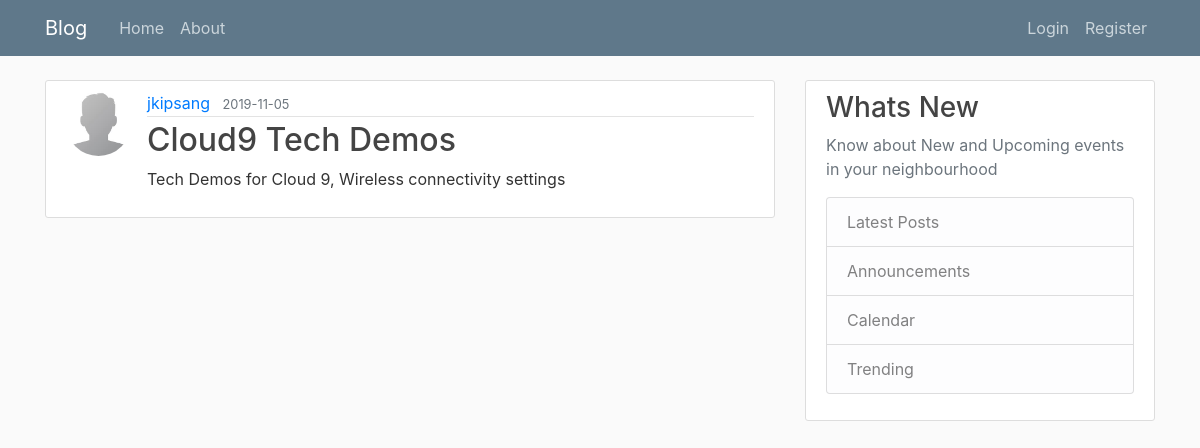
Screenshot of /post/2 with the database file from the repository.
### flaskblog/models.py (models this page shows, shortened)
class User(db.Model, UserMixin):
    id = db.Column(db.Integer, primary_key=True)
    username = db.Column(db.String(20), unique=True, nullable=False)
    email = db.Column(db.String(120), unique=True, nullable=False)
    image_file = db.Column(db.String(20), nullable=False, default='default.jpg')
    password = db.Column(db.String(60), nullable=False)
    posts = db.relationship('Post', backref='author', lazy=True)

class Post(db.Model):
    id = db.Column(db.Integer, primary_key=True)
    title = db.Column(db.String(100), nullable=False)
    date_posted = db.Column(db.DateTime, nullable=False, default=datetime.utcnow)
    content = db.Column(db.Text, nullable=False)
    user_id = db.Column(db.Integer, db.ForeignKey('user.id'), nullable=False)

### flaskblog/posts/routes.py (the view)
@posts.route("/post/<int:post_id>")
def post(post_id):
    post = Post.query.get_or_404(post_id)
    return render_template('post.html', title=post.title, post=post)

### flaskblog/templates/post.html (shortened to what this page needs)
{% extends "layout.html"  %}
{% block content %}
       <article class="media content-section">
           <img class="rounded-circle article-img" src="{{ url_for('static', filename='images/' + post.author.image_file) }}">
          <div class="media-body">
            <div class="article-metadata">
              <a class="mr-2" href="{{ url_for('users.user_posts', username=post.author.username)}}">{{ post.author.username }}</a>
              <small class="text-muted">{{ post.date_posted.strftime('%Y-%m-%d') }}</small>
            </div>
            <h2 class="article-title">{{ post.title }} </h2>
            <p class="article-content">{{ post.content }}</p>
          </div>
        </article>
{% endblock content %}

### flaskblog/static/main.css (style rules this page uses)
body { background: #fafafa; color: #333333; margin-top: 5rem; }
h1, h2, h3, h4, h5, h6 { color: #444444; }
.content-section { background: #ffffff; padding: 10px 20px; border: 1px solid #dddddd; border-radius: 3px; margin-bottom: 20px; }
.article-title { color: #444444; }
.article-content { white-space: pre-line; }
.article-img { height: 65px; width: 65px; margin-right: 16px; }
.article-metadata { padding-bottom: 1px; margin-bottom: 4px; border-bottom: 1px solid #e3e3e3 }

### rows the page displays
User: image_file (placeholder picture), author.username "jkipsang"
Post: date_posted "2019-11-05", title "Cloud9 Tech Demos", content "Tech Demos for Cloud 9, Wireless connectivity settings"
